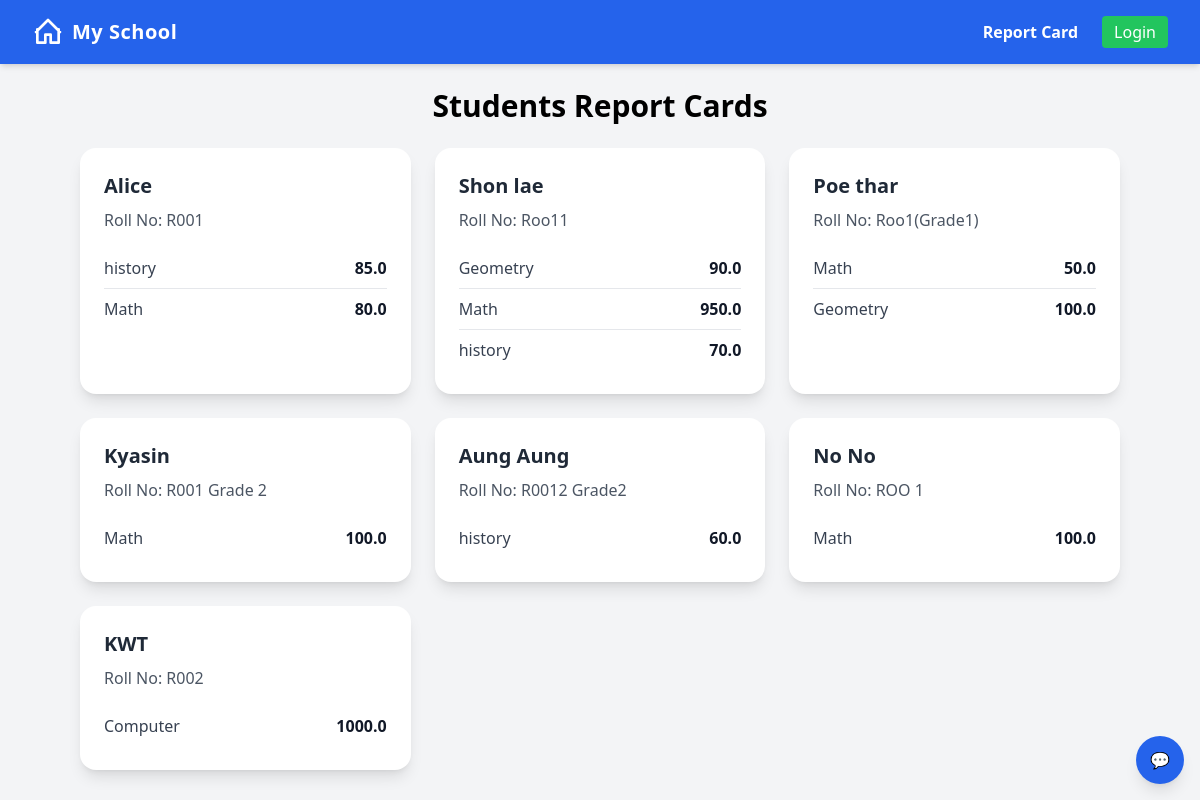
Page /report-card/ on the earlier database version.
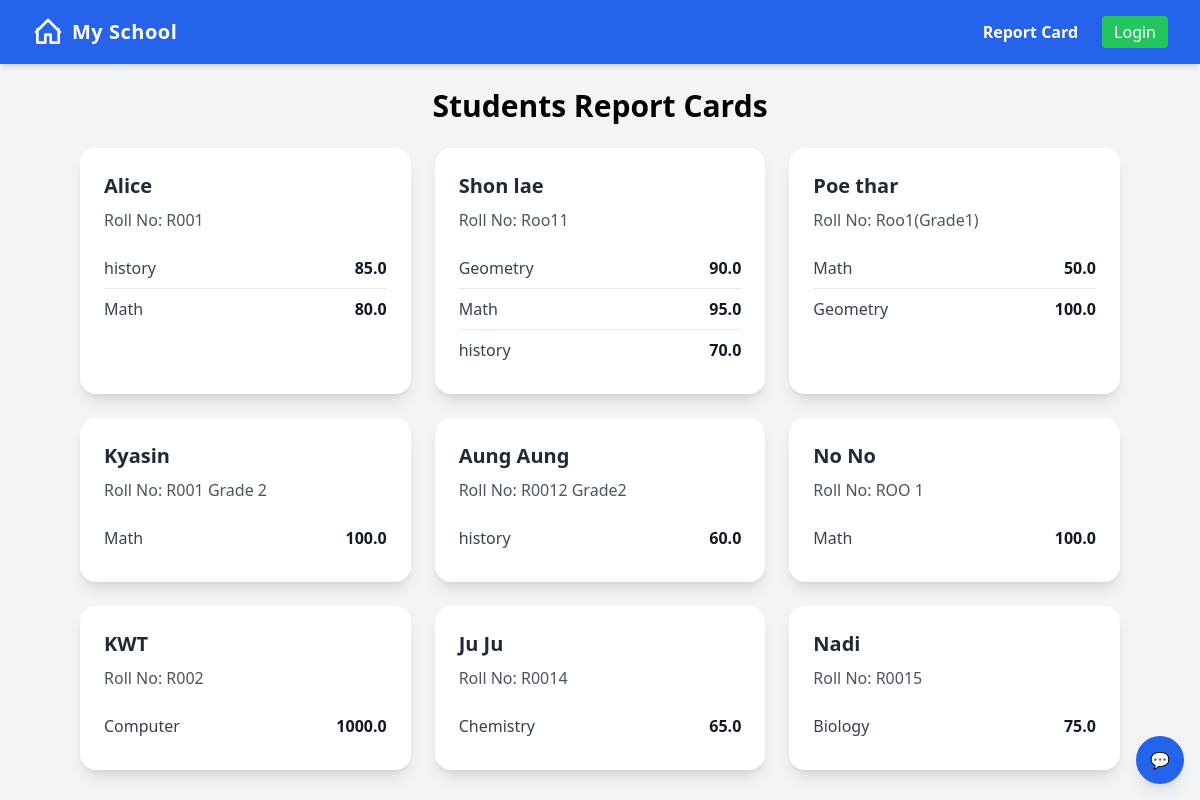
Same page on the later database version.
### myapp/models.py (models this page shows, shortened)
class Student(models.Model):
    name = models.CharField(max_length=100)
    roll_number = models.CharField(max_length=20, unique=True)

class Mark(models.Model):
    student = models.ForeignKey(Student, on_delete=models.CASCADE)
    subject = models.ForeignKey(Subject, on_delete=models.CASCADE)
    marks_obtained = models.FloatField()

class Subject(models.Model):
    name = models.CharField(max_length=100, unique=True)

### myapp/views.py (the view)
# urls.py: path('report-card/', views.report_card, name='report_card'),
def report_card(request):
    students = Student.objects.prefetch_related('mark_set__subject')
    return render(request, "myapp/report_card.html", {"students": students})

### myapp/templates/myapp/report_card.html (shortened to what this page needs)
{% extends 'myapp/base.html' %}
{% block content %}
<h1 class="text-2xl sm:text-3xl font-bold mb-6 text-center">Students Report Cards</h1>
<div class="grid grid-cols-1 sm:grid-cols-2 lg:grid-cols-3 gap-6 px-4 sm:px-8">
    {% for student in students %}
    <div class="bg-white shadow-lg rounded-2xl p-4 sm:p-6 w-full max-w-sm mx-auto">
        <h2 class="text-lg sm:text-xl font-semibold mb-2 text-gray-800">{{ student.name }}</h2>
        <p class="text-gray-600 mb-4 text-sm sm:text-base">Roll No: {{ student.roll_number }}</p>
        <ul class="divide-y divide-gray-200">
            {% for mark in student.mark_set.all %}
            <li class="py-2 flex justify-between text-sm sm:text-base">
                <span class="text-gray-700">{{ mark.subject.name }}</span>
                <span class="font-bold text-gray-900">{{ mark.marks_obtained }}</span>
            </li>
            {% empty %}
            <li class="py-2 text-gray-500 text-center text-sm sm:text-base">No marks available</li>
            {% endfor %}
        </ul>
    </div>
    {% empty %}
    <p class="col-span-full text-center text-gray-500 text-lg">No students or marks added yet.</p>
    {% endfor %}
</div>
{% endblock %}

Differences in the rows shown:
changed Mark (number 4 of 13 on the later page): marks_obtained "950.0" → "95.0"
added Student: name "Ju Ju", roll_number "R0014"
added Mark: subject.name "Chemistry", marks_obtained "65.0", shown under "Ju Ju"
added Student: name "Nadi", roll_number "R0015"
added Mark: subject.name "Biology", marks_obtained "75.0", shown under "Nadi"
